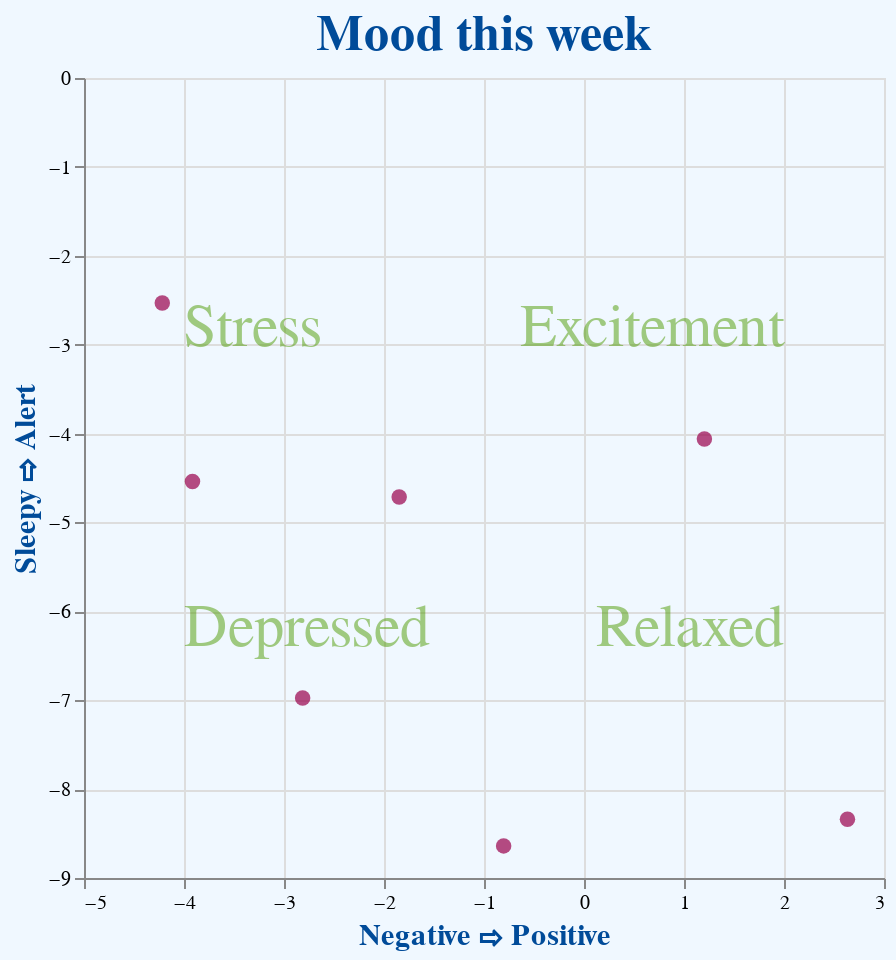

This figure's notebook cell:
### Code cell
#color options https://altair-viz.github.io/user_guide/generated/core/altair.ColorName.html
#https://www.sessions.edu/color-calculator/

chart = alt.Chart(mood_df,title="Mood this week").mark_circle(size=60,color=mark_col).encode(
    x=alt.X('mood1',title='Negative \u21e8 Positive'), #change the axis title
    y=alt.Y('mood2',title='Sleepy \u21e8 Alert'), #have to use unicode symbols; \u21e8 is thick right arrow
)

#put text on background
watermark1 = alt.Chart(pd.DataFrame([1])).mark_text(
    align='left', dx=-150, dy=-75, fontSize=30, text='Stress', color=background_text_col
).encode(
    opacity=alt.value(0.5)
)
watermark2 = alt.Chart(pd.DataFrame([1])).mark_text(
    align='right', dx=150, dy=-75, fontSize=30, text='Excitement', color=background_text_col
).encode(
    opacity=alt.value(0.5)
)
watermark3 = alt.Chart(pd.DataFrame([1])).mark_text(
    align='left', dx=-150, dy=75, fontSize=30, text='Depressed', color=background_text_col
).encode(
    opacity=alt.value(0.5)
)
watermark4 = alt.Chart(pd.DataFrame([1])).mark_text(
    align='right', dx=150, dy=75, fontSize=30, text='Relaxed', color=background_text_col
).encode(
    opacity=alt.value(0.5)
)

#combine plot and background text
final_chart = alt.layer(chart,watermark1,watermark2,watermark3,watermark4).configure(background=background_col).configure_axis(
    titleFontSize=15,titleColor=title_col).configure_title(fontSize=25,color=title_col).properties(width=400,height=400)
final_chart

### Figure 1 — Vega-Lite specification as saved in the notebook (floating-point values rounded to 4 significant figures)
{"config": {"view": {"continuousWidth": 400, "continuousHeight": 300}, "axis": {"titleColor": "#004B99", "titleFontSize": 15}, "background": "aliceblue", "title": {"color": "#004B99", "fontSize": 25}}, "layer": [{"data": {"name": "data-aaa773057418805104f623706b646e45"}, "mark": {"type": "circle", "color": "#99004B", "size": 60}, "encoding": {"x": {"type": "quantitative", "field": "mood1", "title": "Negative ⇨ Positive"}, "y": {"type": "quantitative", "field": "mood2", "title": "Sleepy ⇨ Alert"}}, "title": "Mood this week"}, {"data": {"name": "data-bd4fa40611a0e50928c619afec84a7cf"}, "mark": {"type": "text", "align": "left", "color": "#4B9900", "dx": -150, "dy": -75, "fontSize": 30, "text": "Stress"}, "encoding": {"opacity": {"value": 0.5}}}, {"data": {"name": "data-bd4fa40611a0e50928c619afec84a7cf"}, "mark": {"type": "text", "align": "right", "color": "#4B9900", "dx": 150, "dy": -75, "fontSize": 30, "text": "Excitement"}, "encoding": {"opacity": {"value": 0.5}}}, {"data": {"name": "data-bd4fa40611a0e50928c619afec84a7cf"}, "mark": {"type": "text", "align": "left", "color": "#4B9900", "dx": -150, "dy": 75, "fontSize": 30, "text": "Depressed"}, "encoding": {"opacity": {"value": 0.5}}}, {"data": {"name": "data-bd4fa40611a0e50928c619afec84a7cf"}, "mark": {"type": "text", "align": "right", "color": "#4B9900", "dx": 150, "dy": 75, "fontSize": 30, "text": "Relaxed"}, "encoding": {"opacity": {"value": 0.5}}}], "height": 400, "width": 400, "$schema": "https://vega.github.io/schema/vega-lite/v4.8.1.json", "datasets": {"data-aaa773057418805104f623706b646e45": [{"date": "2020-11-01T00:00:00", "mood1": 2.635, "mood2": -8.339, "mood_sum": -16.68, "short_date": "2020-11-01"}, {"date": "2020-11-02T00:00:00", "mood1": -4.217, "mood2": -2.532, "mood_sum": -5.064, "short_date": "2020-11-02"}, {"date": "2020-11-03T00:00:00", "mood1": -3.915, "mood2": -4.54, "mood_sum": -9.079, "short_date": "2020-11-03"}, {"date": "2020-11-04T00:00:00", "mood1": 1.204, "mood2": -4.061, "mood_sum": -8.121, "short_date": "2020-11-04"}, {"date": "2020-11-05T00:00:00", "mood1": -0.8036, "mood2": -8.639, "mood_sum": -17.28, "short_date": "2020-11-05"}, {"date": "2020-11-06T00:00:00", "mood1": -1.848, "mood2": -4.714, "mood_sum": -9.429, "short_date": "2020-11-06"}, {"date": "2020-11-07T00:00:00", "mood1": -2.814, "mood2": -6.975, "mood_sum": -13.95, "short_date": "2020-11-07"}], "data-bd4fa40611a0e50928c619afec84a7cf": [{"0": 1}]}}
